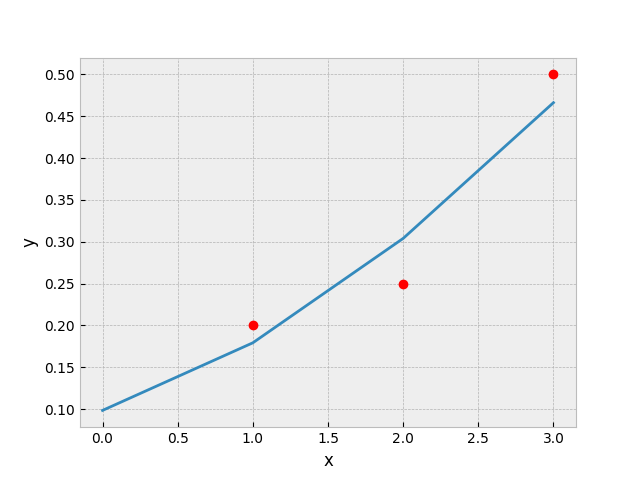

Recreate this plot in Python.
import matplotlib.pyplot as plt
import math


def f(x):
    return 1 / (1 + math.exp(-0.6931 * x + 2.2146))

x_coords = [0, 1, 2, 3]
y_coords = []

for num in x_coords:
    y_coords.append(f(num))

plt.style.use('bmh')
plt.plot(x_coords, y_coords)
plt.plot([1, 2, 3], [0.2, 0.25, 0.5], 'ro')
plt.xlabel('x')
plt.ylabel('y')
plt.savefig('logistic_regression.png')
